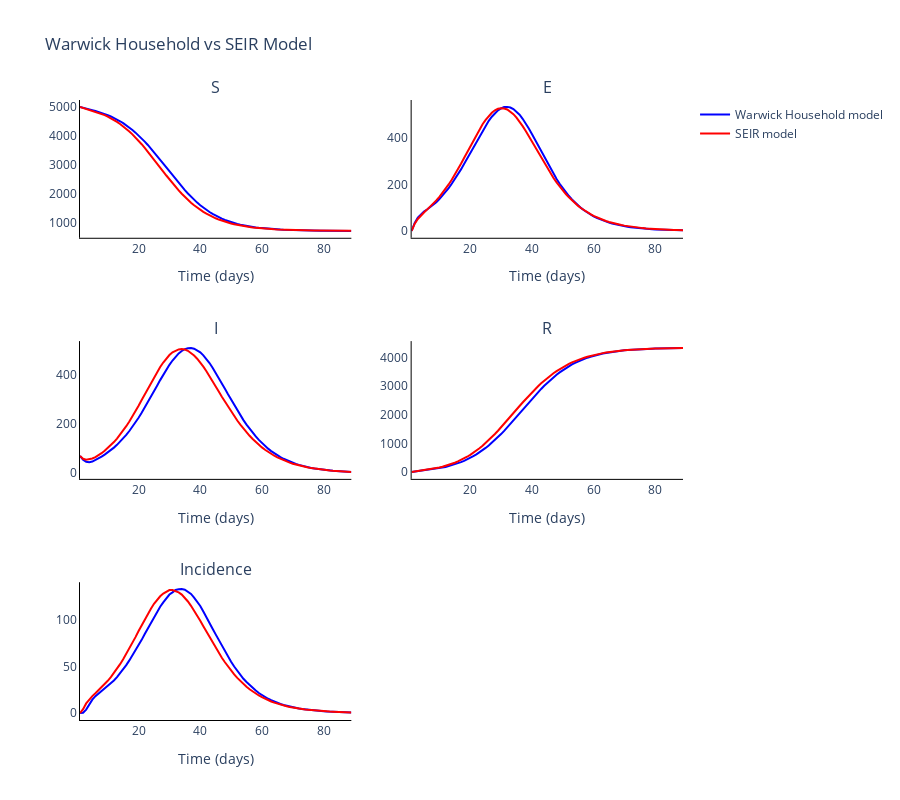

The notebook cell this image was saved under:
### Markdown cell above
### Plot the comparments of the two models against each other

### Code cell
# Trace names - represent the solver used for the simulation
trace_name = ['Warwick Household model', 'SEIR model']

# Compartment list - type and age
comparments = []
for n in seir_model.output_names():
    comparments.append('{}'.format(n))

fig = go.Figure()
fig = make_subplots(
    rows=int(np.ceil(len(comparments)/2)), cols=2, subplot_titles=tuple('{}'.format(comparment) for comparment in comparments)
)

# Plot for each comparment
for c, comparment in enumerate(comparments):
    # Plot (line plot for each solver method for each age)
    for a, age in enumerate(age_groups):
        if c != 0:
            for o, out in enumerate(outputs):
                fig.add_trace(
                    go.Scatter(
                        y=out[:, c*len(age_groups)+a],
                        x=warwick_parameters.simulation_parameters.times,
                        mode='lines',
                        name=trace_name[o],
                        line_color=colours[o],
                        showlegend=False
                    ),
                    row= int(np.floor(c / 2)) + 1,
                    col= c % 2 + 1
                )
        
        else:
            for o, out in enumerate(outputs):
                fig.add_trace(
                    go.Scatter(
                        y=out[:, c*len(age_groups)+a],
                        x=warwick_parameters.simulation_parameters.times,
                        mode='lines',
                        name=trace_name[o],
                        line_color=colours[o]
                    ),
                    row= int(np.floor(c / 2)) + 1,
                    col= c % 2 + 1
                )

# Add axis labels
fig.update_layout(
    boxmode='group',
    title='Warwick Household vs SEIR Model', 
    width=900, 
    height=800,
    plot_bgcolor='white',
    xaxis=dict(linecolor='black', title='Time (days)'),
    yaxis=dict(linecolor='black'),
    xaxis2=dict(linecolor='black', title='Time (days)'),
    yaxis2=dict(linecolor='black'),
    xaxis3=dict(linecolor='black', title='Time (days)'),
    yaxis3=dict(linecolor='black'),
    xaxis4=dict(linecolor='black', title='Time (days)'),
    yaxis4=dict(linecolor='black'),
    xaxis5=dict(linecolor='black', title='Time (days)'),
    yaxis5=dict(linecolor='black'))

fig.write_image('images/Warwick_SEIR.pdf')
fig.show()
